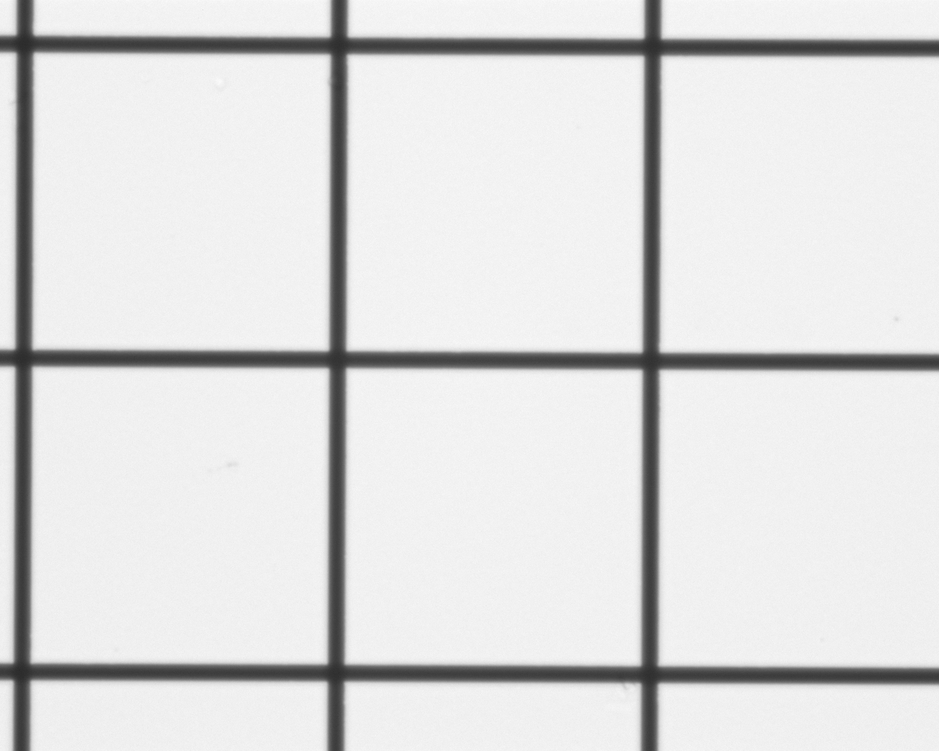
%> input picture FYS2150/lab8brown/gitter20x.png, 939 x 751 px, shrunk from 1280 x 1024 before the run
$ octave prelabbrown.m   (GNU Octave 9; MATLAB toolbox functions it lacks are replaced by stand-ins)
%> lines starting %> are read from the running program, lines starting %| are printed output that depends on the picture
% prelab brown

matrise = imread('gitter20x.png'); % m*n*3 matrise, dvs tre indekser.
%> matrise is the input picture: size 751x939x3 uint8; min 42, max 250, mean 221.1
I = mean(matrise,3);

imagesc(I);
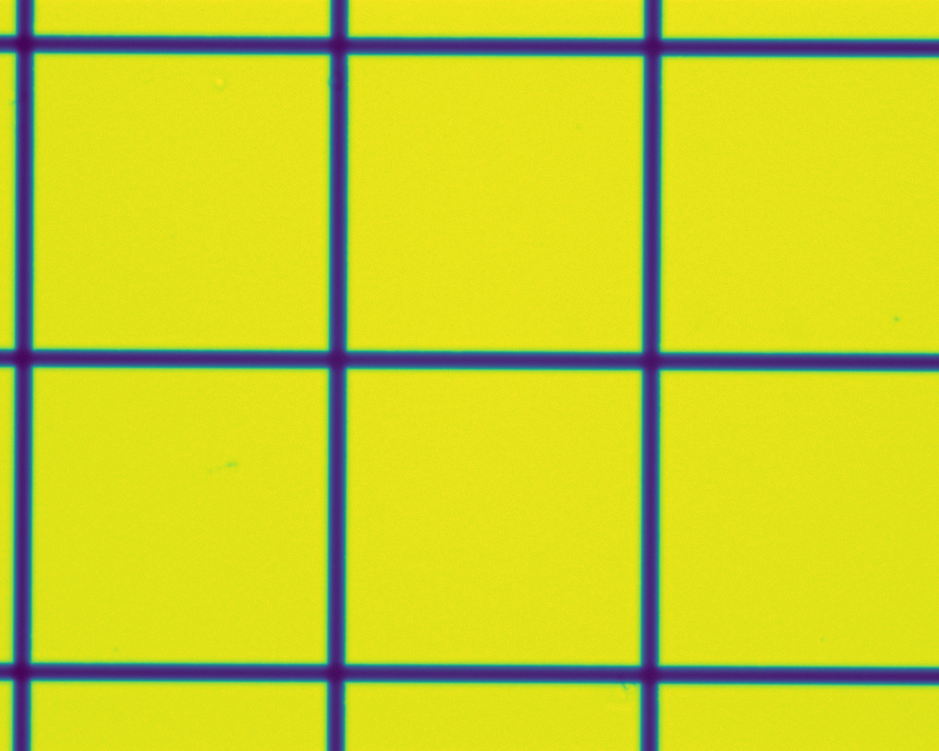
%> displayed picture: size 751x939x3, on the screen's scale of 0 to 255; mean R, G, B 201.8, 208.2, 39.8

% må ha intensitetsplott for indeksene for å finne pixel/mm
% husk 20x forstørring
j_dex = linspace(1,length(I(:,500)),length(I(:,500)));
%> j_dex = 751 values from 1 to 751
i_dex = linspace(1,length(I(500,:)),length(I(500,:)));
%> i_dex = 939 values from 1 to 939

figure()
subplot(2,1,1)
plot(j_dex,I(:,500)) % vertikalt snitt
title('vertikalt snitt')

subplot(2,1,2)
plot(i_dex, I(500,:)) % horiosntalt snitt
title('horistontal snitt')
ylabel('I')
xlabel('pixelindex')
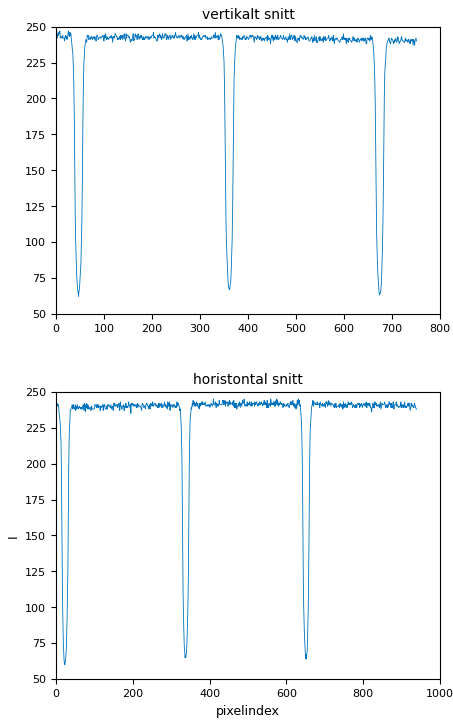
%> figure redrawn from the program's plot data, 2 panels; panel 1: curve peaks at x = 1, y = 248; panel 2: curve peaks at x = 410, y = 245
